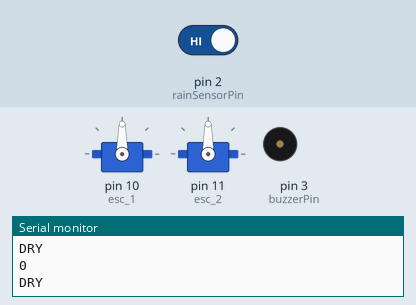
Bench run of a sketch on a simulated Arduino Uno, built with avr-gcc and run on an emulated ATmega328P. On the bench: 2 × servo, buzzer (waves = sounding, pin HIGH), the last lines printed to the serial monitor. The inputs (shaded band) are chosen by the test bench; at power-on: pin 2 (rainSensorPin) HIGH. At 3.3 s the program stops and its outputs stay as they are.

Above: at 1.2 s.
1.3 s: pin 2 (rainSensorPin) driven LOW
At 2.5 s:
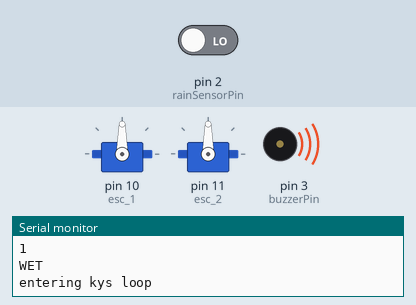
Timing chart, 0 to 4.8 s (numbered marks = the images above; inputs shaded):
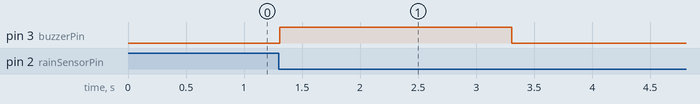

Measured:
- after the input at 1.3 s, pin 3 (buzzerPin): LOW → HIGH at once, → LOW 2.0 s later

The sketch:

Straight_line_water_stop.ino
```cpp
#include <Servo.h>
const int rainSensorPin = 2; // water sensor connected to pin 2
const int buzzerPin = 3;     // buzzer connected to pin 3
Servo esc_1;  // create servo object to control the PWM signal
Servo esc_2;
int power = 0;


void setup() {
  pinMode(rainSensorPin, INPUT); // set rain sensor pin as input
  pinMode(buzzerPin, OUTPUT);    // set buzzer pin as output
  Serial.begin(9600);            // initialize serial communication at 9600 baud rate
  Serial.println("running");
  esc_1.attach(10);  // make sure to use a PWM capable pin
  esc_2.attach(11);
}

void kys() {
  Serial.print("entering kys loop");
  set_esc_power(esc_1, 0);
  set_esc_power(esc_2, 0);
  digitalWrite(buzzerPin, HIGH);
  delay(2000);
  digitalWrite(buzzerPin, LOW);
  while (true) {}
}

bool checkStop() {
  int isRain = digitalRead(rainSensorPin);
  if (isRain != HIGH) {
    Serial.println("WET");
    return true;
  } else {
    Serial.println("DRY");
  }
  return false;
}

void acc(int max, int inc) {
  for (power = 0; power < max; power += inc) {
    set_esc_power(esc_1, power);
    set_esc_power(esc_2, power);
    delay(20);

    if (checkStop()) {
      kys();
    }
  }
}

void deacc(int starting, int inc) {
  for (power = starting; power > 0; power -= inc) {
    set_esc_power(esc_1, power);
    set_esc_power(esc_2, power);
    delay(20);

    if (checkStop()) {
      kys();
    }
  }
}
void steady(int inc, int duration) {
  for (int i = 0; i < duration; i += inc) {
    delay(inc);
    Serial.println(checkStop());
    if (checkStop()) {
      kys();
    }
  }
}

void loop() {
  acc(50,5);
  steady(50, 10000);
  deacc(50,5);
}

void set_esc_power (Servo esc, int power){
  power = constrain(power, -100, 100);
  int signal_min = 1050;
  int signal_max = 1950;
  int signal_output = map(power, -100, 100, signal_min, signal_max); //map(value, fromLow, fromHigh, toLow, toHigh)
  esc.writeMicroseconds(signal_output);
}
```
